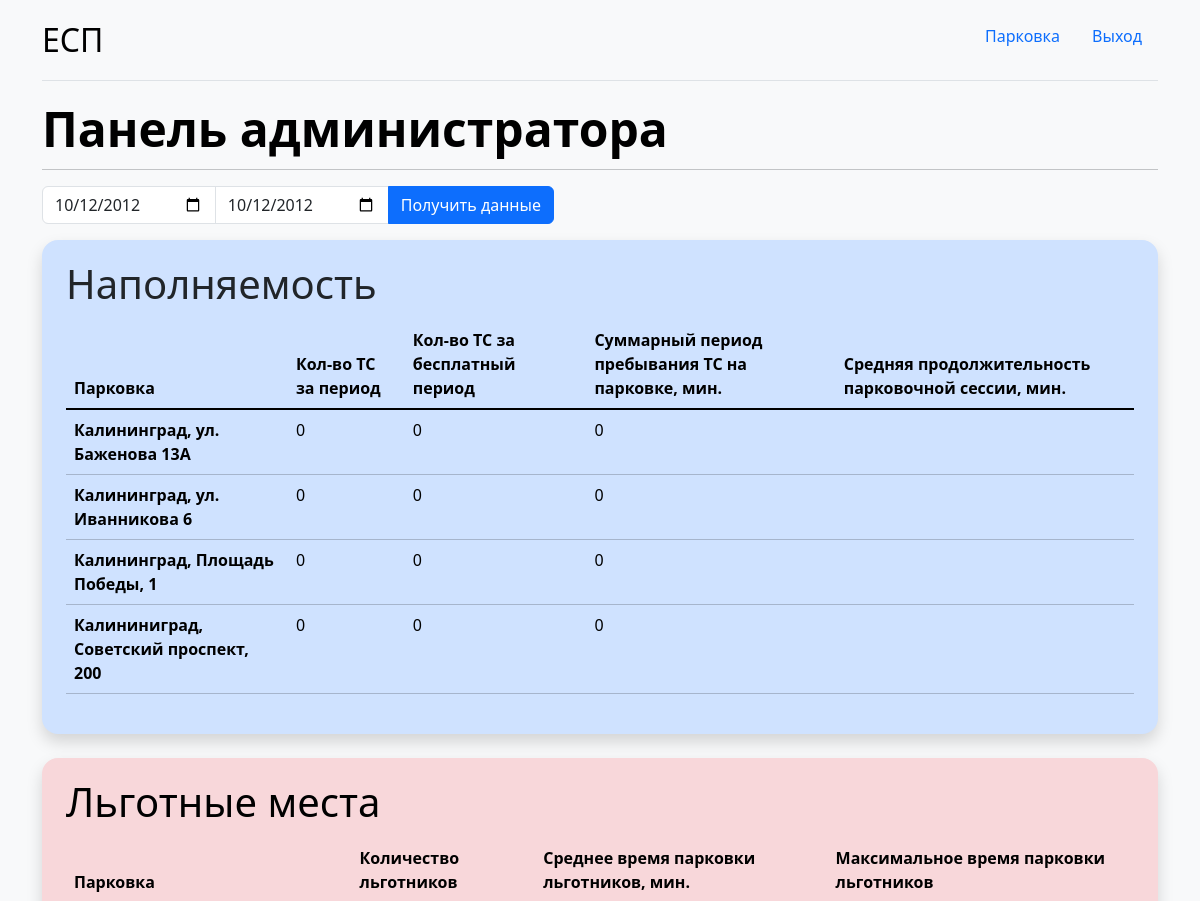
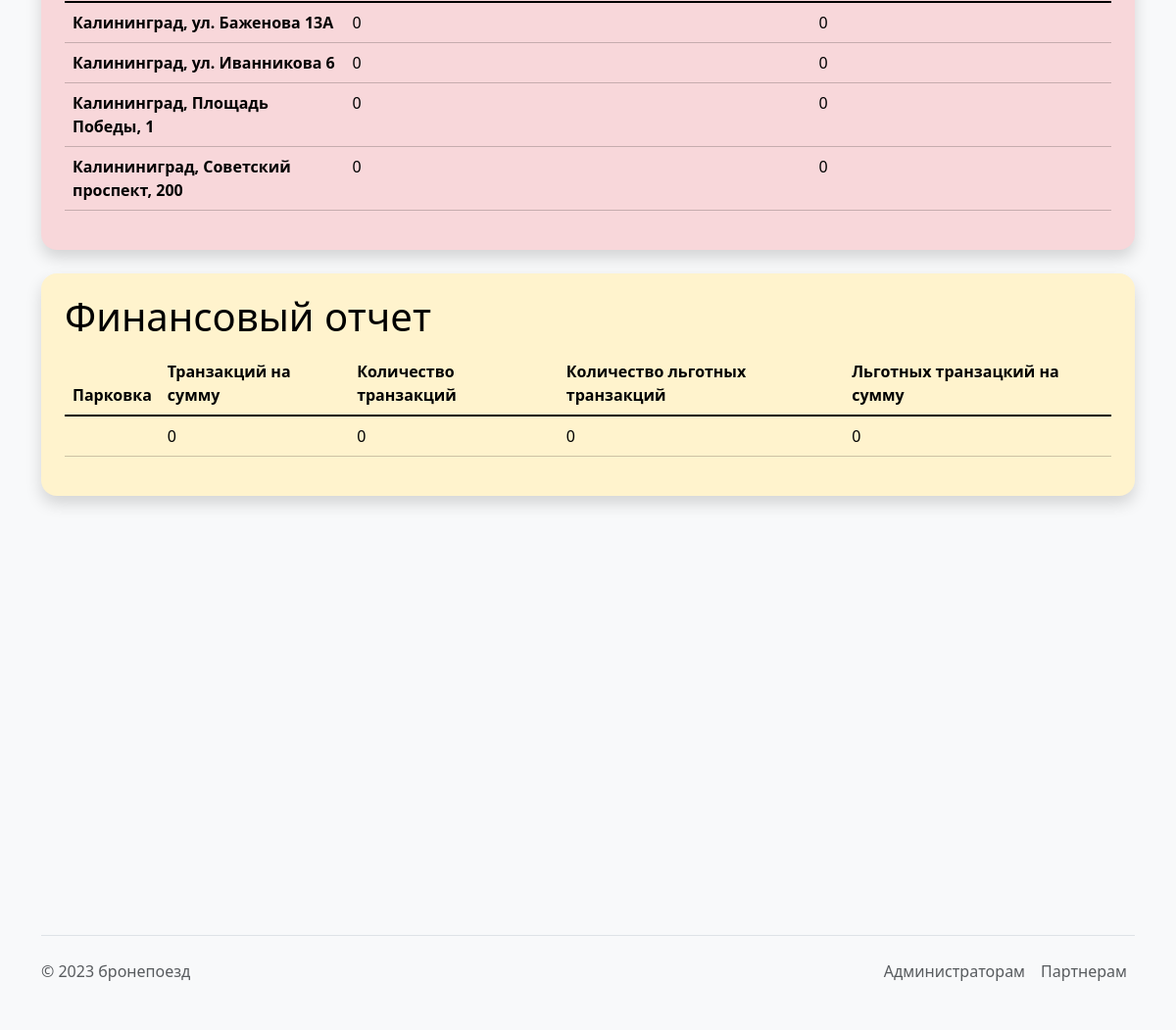
Page /panel (signed in) on the committed database (2 pictures, top to bottom).
### parkingapp/models.py (models this page shows, shortened)
class Parking(models.Model):
    lattitude = models.FloatField(default=0)
    longitude = models.FloatField(default=0)
    address = models.CharField(max_length=120, default='')
    registry_nubmer = models.PositiveIntegerField(default=0)
    max_parking_spaces = models.PositiveIntegerField(default=0)
    occupied_places = models.PositiveIntegerField(default=0)
    price_per_minute = models.PositiveIntegerField(default=0)
    change = models.DateTimeField(default=datetime(1, 1, 1, 0, 0, 0, tzinfo=None))

### parkingapp/views.py (the view, shortened to what this page needs)
# urls.py: path('panel', views.panel, name='panel'),
def panel(request):
    user = request.user
    if user.is_authenticated and user.rights == 2:
        parkings = Parking.objects.all()
        try:
            period_start = request.COOKIES['period_start']
            period_end = request.COOKIES['period_end']
            parks, fins = data(period_start, period_end)
        except:
            period_start = '2012-10-12'
            period_end = '2012-10-12'
            parks, fins = data(period_start, period_end)
        context = {
            'parkings': parks,
            'fins': fins,
            'start':  str(period_start)[:10],
            'end': str(period_end)[:10],
        }
        return render(request, 'panel.html', context)
    else:
        return redirect(reverse('parkingapp:dont_have_access'))

### parkingapp/templates/panel.html (shortened to what this page needs)
{% extends 'base.html' %}
{% block content %}
<div class="container mx-auto">
  <h1 class="display-5 lh-1 fw-bold text-body-emphasis mb-3">Панель администратора</h1>
  <hr>
  <form method="post" class="col-6" style="max-width: 512px;">
    <div class="input-group mb-3">
      <input type="date" class="form-control" value="{{ start }}" name="period_start">
    <input type="date" class="form-control" value="{{ end }}" name="period_end">
    <button type="submit" class="btn btn-primary">Получить данные</button>
    </div>
  </form>
</div>
<div class="container mx-auto row">
  <div class="col-12  p-4 shadow rounded-4 mb-4" style="overflow: scroll; background-color: #cfe2ff;">
    <h1 class="display-7 lh-1 col-6 mb-3">Наполняемость</h1>
    <table class="table table-primary">
        <thead>
          <tr>
            <th scope="col">Парковка</th>
            <th scope="col">Кол-во ТС за период</th>
            <th scope="col">Кол-во ТС за бесплатный период</th>
            <th scope="col">Суммарный период пребывания ТС на парковке, мин.</th>
            <th scope="col">Средняя продолжительность парковочной сессии, мин.</th>
          </tr>
        </thead>
        <tbody class="table-group-divider">
          {% for park in parkings %}
          <tr>
            <th scope="row">{{ park.address }}</th>
            <td>{{ park.how_much_people_used }}</td>
            <td>{{ park.people_used_free_time }}</td>
            <td>{{ park.total_time }}</td>
            <td>{{ park.session_avarage_duration }}</td>
          </tr>
          {% endfor %}
        </tbody>
    </table>
  </div>
  <div class="col-12 mx-auto p-4 shadow rounded-4 mb-4" style="overflow: hidden; background-color: #f8d7da;">
    <h1 class="display-7 lh-1 col-6 text-body-emphasis mb-3">Льготные места</h1>
    <table class="table table-danger">
        <thead>
          <tr>
            <th scope="col">Парковка</th>
            <th scope="col">Количество льготников</th>
            <th scope="col">Среднее время парковки льготников, мин.</th>
            <th scope="col">Максимальное время парковки льготников</th>
          </tr>
        </thead>
        <tbody class="table-group-divider">
          {% for park in parkings %}
          <tr>
            <th scope="row">{{ park.address }}</th>
            <td>{{ park.with_benefits }}</td>
            <td>{{ park.benefits_session_avarage_duration }}</td>
            <td>{{ park.max_benefit_session }}</td>
          </tr>
          {% endfor %}
        </tbody>
    </table>
  </div>
  <div class="col-12 p-4 shadow rounded-4 mb-4" style="overflow: hidden; background-color: #fff3cd;">
    <h1 class="display-7 lh-1 text-body-emphasis mb-3">Финансовый отчет</h1>
    <table class="table table-warning">
        <thead>
          <tr>
            <th scope="col">Парковка</th>
            <th scope="col">Транзакций на сумму</th>
            <th scope="col">Количество транзакций</th>
            <th scope="col">Количество льготных транзакций</th>
            <th scope="col">Льготных транзацкий на сумму</th>
          </tr>
        </thead>
        <tbody class="table-group-divider">
          {% for el in fins %}
          <tr>
            <th scope="row">{{ el.address }}</th>
            <td>{{ el.total_price }}</td>
            <td>{{ el.how_much_people_used }}</td>
            <td>{{ el.with_benefits }}</td>
            <td>{{ el.benefits_price }}</td>
          </tr>
          {% endfor %}
        </tbody>
    </table>
  </div>
  <div id="map" style="width:500px; height:400px"></div>
</div>
{% endblock %}

### rows in the picture
Parking: address "Калининград, ул. Баженова 13А", address "Калининград, ул. Баженова 13А"
Parking: address "Калининград, ул. Иванникова 6", address "Калининград, ул. Иванникова 6"
Parking: address "Калининград, Площадь Победы, 1", address "Калининград, Площадь Победы, 1"
Parking: address "Калининиград, Советский проспект, 200", address "Калининиград, Советский проспект, 200"

### other values in the picture
{{ park.how_much_people_used }} "0" "0" "0" "0"
{{ park.people_used_free_time }} "0" "0" "0" "0"
{{ park.total_time }} "0" "0" "0" "0"
{{ park.with_benefits }} "0" "0" "0" "0"
{{ park.max_benefit_session }} "0" "0" "0" "0"
{{ el.total_price }} "0"
{{ el.how_much_people_used }} "0"
{{ el.with_benefits }} "0"
{{ el.benefits_price }} "0"
